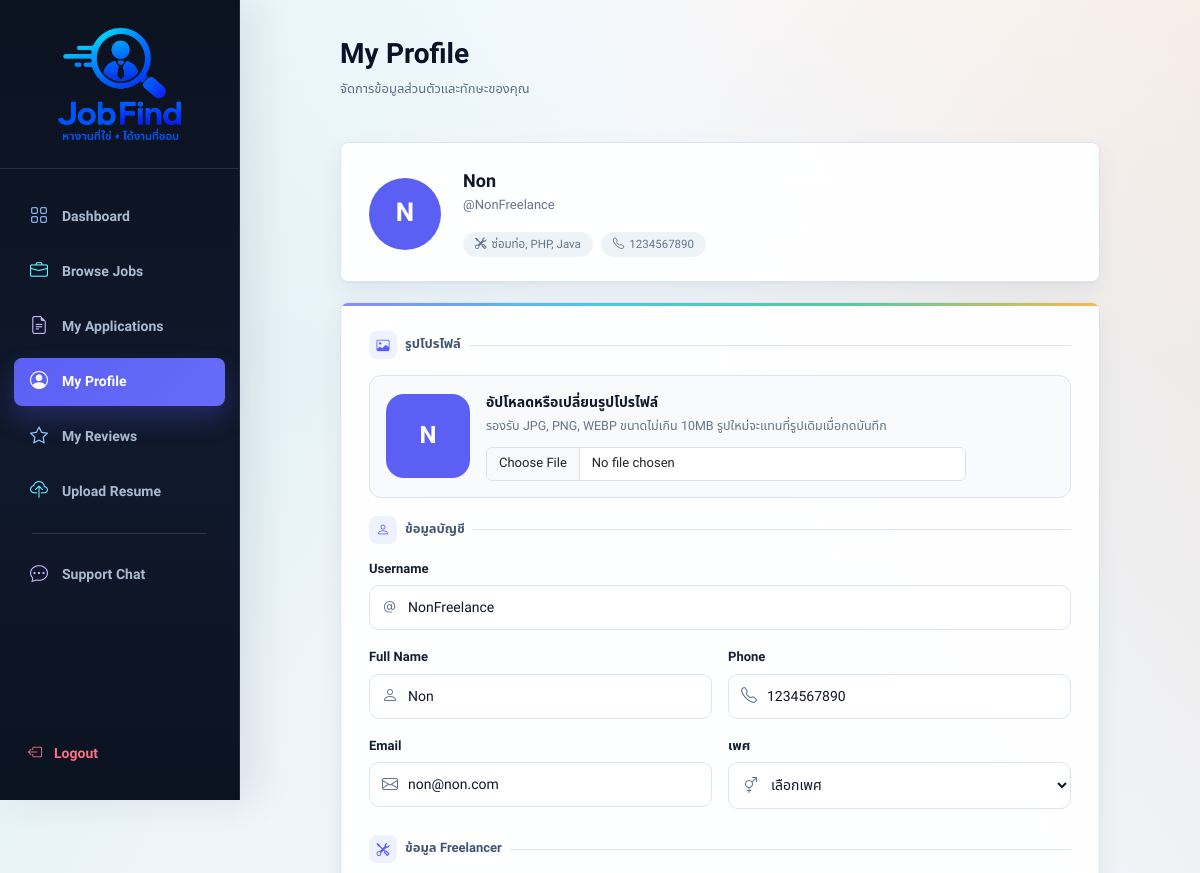
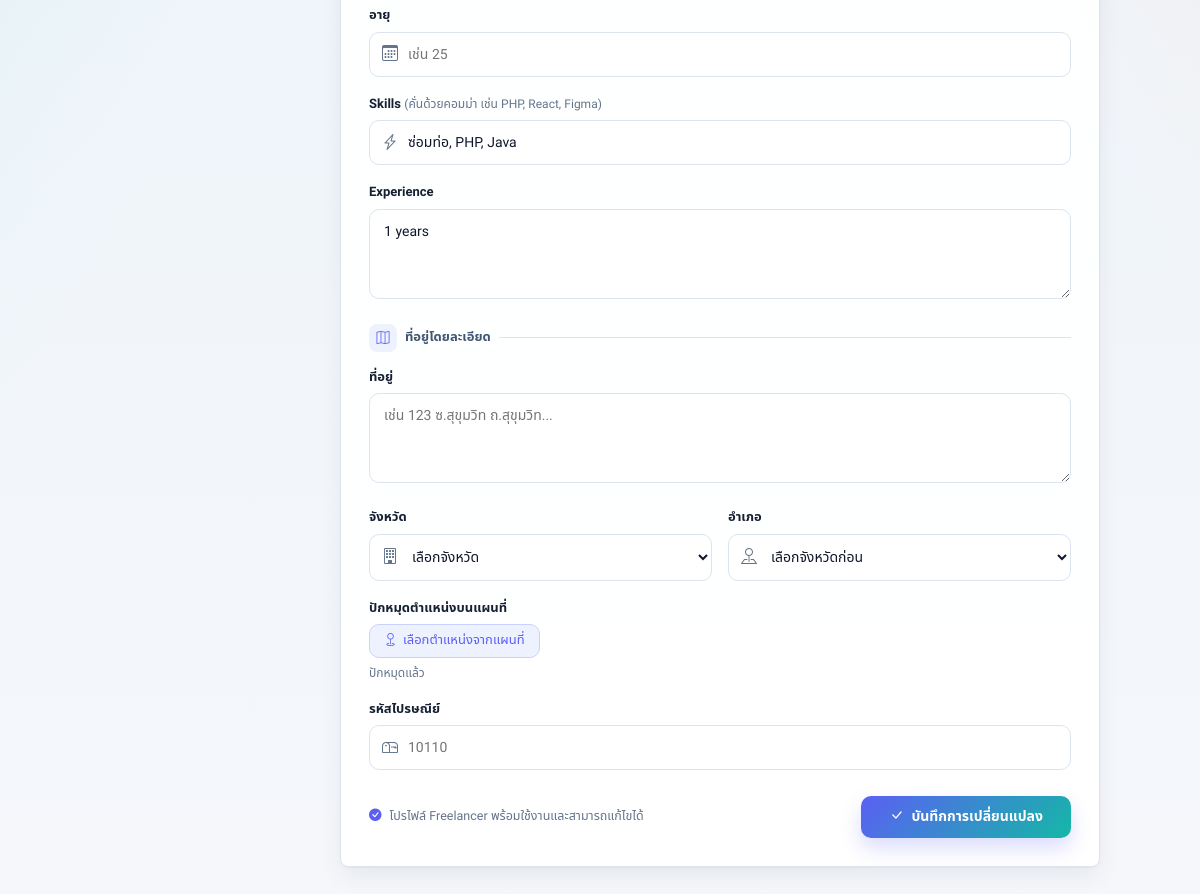
Page /freelancer/profile.php (signed in) on the committed database (2 pictures, top to bottom).
### tables this page shows
CREATE TABLE `users` (
  `user_id` int(11) NOT NULL,
  `username` varchar(50) DEFAULT NULL,
  `email` varchar(100) DEFAULT NULL,
  `password` varchar(255) DEFAULT NULL,
  `fullname` varchar(100) DEFAULT NULL,
  `phone` varchar(20) DEFAULT NULL,
  `gender` varchar(20) DEFAULT NULL,
  `role` enum('admin','employer','freelancer') DEFAULT NULL,
  `created_at` timestamp NOT NULL DEFAULT current_timestamp(),
  `latitude` double DEFAULT NULL,
  `longitude` double DEFAULT NULL,
  `company_details` text DEFAULT NULL
);

CREATE TABLE `freelancer_profile` (
  `freelancer_id` int(11) NOT NULL,
  `user_id` int(11) DEFAULT NULL,
  `skill` text DEFAULT NULL,
  `experience` text DEFAULT NULL,
  `age` int(11) DEFAULT NULL,
  `location` varchar(100) DEFAULT NULL,
  `rating` float DEFAULT 0,
  `created_at` timestamp NOT NULL DEFAULT current_timestamp()
);

### helpers/profile_image_helpers.php (called while the page is built, shortened)
<?php
function profile_initials($name, $max_chars = 1)
{
    $name = trim((string)$name);
    $max_chars = max(1, (int)$max_chars);
    $chars = [];
    if (preg_match_all('/\S/u', $name, $matches)) {
        $chars = array_slice($matches[0], 0, $max_chars);
    }
    $initials = implode('', $chars);
    if (function_exists('mb_strtoupper')) {
        return mb_strtoupper($initials, 'UTF-8');
    }
    return strtoupper($initials);
}
function profile_image_max_size()
{
    return 10 * 1024 * 1024;
}
function profile_image_max_size_label()
{
    $size_mb = profile_image_max_size() / 1024 / 1024;
    return rtrim(rtrim(number_format($size_mb, 1), '0'), '.') . 'MB';
}

### freelancer/profile.php (the view, shortened to what this page needs)
<?php
require_once __DIR__ . "/../helpers/profile_image_helpers.php";
$user_id  = $_SESSION['user_id'];
$username = $_SESSION['username'];
$user         = mysqli_query($conn,"SELECT * FROM users WHERE user_id='$user_id'");
$user_data    = mysqli_fetch_assoc($user);
$profile_image = trim($user_data['profile_image'] ?? '');
$profile      = mysqli_query($conn,"SELECT * FROM freelancer_profile WHERE user_id='$user_id'");
$profile_data = mysqli_fetch_assoc($profile);
$has_profile  = (bool)$profile_data;
if(empty($profile_data['latitude']) && !empty($user_data['latitude'])){
    $profile_data['latitude'] = $user_data['latitude'];
}
if(empty($profile_data['longitude']) && !empty($user_data['longitude'])){
    $profile_data['longitude'] = $user_data['longitude'];
}
if(empty($profile_data['preferred_radius_km'])){
    $profile_data['preferred_radius_km'] = 30;
}
$initials = profile_initials($user_data['fullname'] ?: $username);
?>
<!DOCTYPE html>
<html lang="th">
<head>
<link href="https://cdn.jsdelivr.net/npm/bootstrap@5.3.0/dist/css/bootstrap.min.css" rel="stylesheet">
<link href="https://cdn.jsdelivr.net/npm/bootstrap-icons@1.11.0/font/bootstrap-icons.css" rel="stylesheet">
<link rel="stylesheet" href="../assets/vendor/leaflet/leaflet.min.css" />
<link rel="stylesheet" href="../assets/css/freelancehub-theme.css">
</head>
<body>
<aside class="sidebar">
  <div class="sidebar-brand">
    <a href="../index.php" class="logo">
      <div class="logo-icon" style="width:132px!important;height:120px!important;min-width:132px!important;max-width:132px!important;max-height:120px!important;flex:0 0 120px!important;border-radius:0!important;background:transparent!important;padding:0!important;overflow:hidden!important;box-shadow:none!important;margin:0 auto!important;align-self:center!important;"><img class="brand-logo-img" src="../assets/images/jobfind-logo.png?v=13" alt="Job_Find logo" style="width:100%;height:100%;object-fit:contain;display:block;"></div>
    </a>
  </div>
  <nav class="sidebar-nav">
    <a href="dashboard.php" class="nav-item"><i class="bi bi-grid"></i> Dashboard</a>
    <a href="browse_jobs.php"          class="nav-item"><i class="bi bi-briefcase"></i> Browse Jobs</a>
    <a href="my_applications.php"      class="nav-item"><i class="bi bi-file-earmark-text"></i> My Applications</a>
    <a href="profile.php"           class="nav-item active"><i class="bi bi-person-circle"></i> My Profile</a>
    <a href="reviews.php"   class="nav-item"><i class="bi bi-star"></i> My Reviews</a>
    <a href="upload_resume.php"        class="nav-item"><i class="bi bi-cloud-upload"></i> Upload Resume</a>
    <div class="nav-divider"></div>
    <a href="../support/messages.php"         class="nav-item"><i class="bi bi-chat-dots"></i> Support Chat</a>
  </nav>
  <div class="sidebar-footer">
    <a href="../logout.php" class="nav-logout"><i class="bi bi-box-arrow-left"></i> Logout</a>
  </div>
</aside>
<main class="main">
<div class="content-wrap">
  <div class="topbar">
    <div>
      <h2>My Profile</h2>
      <p>จัดการข้อมูลส่วนตัวและทักษะของคุณ</p>
    </div>
  </div>
  <div class="profile-banner">
    <div class="avatar-circle">
      <?php if($profile_image !== ''): ?>
        <img src="<?php echo profile_image_src($profile_image); ?>" alt="Profile image">
      <?php else: ?>
        <?php echo $initials ?: '?'; ?>
      <?php endif; ?>
    </div>
    <div class="banner-info">
      <h3><?php echo htmlspecialchars($user_data['fullname'] ?: $username); ?></h3>
      <p>@<?php echo htmlspecialchars($username); ?></p>
      <div class="banner-tags">
        <?php if(!empty($profile_data['skill'])): ?>
        <span class="btag"><i class="bi bi-tools"></i><?php echo htmlspecialchars($profile_data['skill']); ?></span>
        <?php endif; ?>
        <?php if(!empty($user_data['phone'])): ?>
        <span class="btag"><i class="bi bi-telephone"></i><?php echo htmlspecialchars($user_data['phone']); ?></span>
        <?php endif; ?>
      </div>
    </div>
  </div>
  <form method="POST" enctype="multipart/form-data">
  <div class="form-card">
    <div class="section-title"><i class="bi bi-image"></i> รูปโปรไฟล์</div>
    <div class="profile-image-editor">
      <div class="profile-image-preview">
        <?php if($profile_image !== ''): ?>
          <img src="<?php echo profile_image_src($profile_image); ?>" alt="Profile image preview">
        <?php else: ?>
          <?php echo $initials ?: '?'; ?>
        <?php endif; ?>
      </div>
      <div class="profile-image-copy">
        <strong>อัปโหลดหรือเปลี่ยนรูปโปรไฟล์</strong>
        <p>รองรับ JPG, PNG, WEBP ขนาดไม่เกิน <?php echo profile_image_max_size_label(); ?> รูปใหม่จะแทนที่รูปเดิมเมื่อกดบันทึก</p>
        <input class="form-control profile-file-input" type="file" name="profile_image" accept="image/jpeg,image/png,image/webp">
      </div>
    </div>
    <div class="section-title"><i class="bi bi-person"></i> ข้อมูลบัญชี</div>
    <div class="field-group">
      <label>Username</label>
      <div class="input-icon-wrap">
        <input class="form-input" type="text" name="username"
               value="<?php echo htmlspecialchars($username); ?>"
               placeholder="username" required maxlength="50">
      </div>
    </div>
    <div class="two-col">
      <div class="field-group">
        <label>Full Name</label>
        <div class="input-icon-wrap">
          <input class="form-input" type="text" name="fullname"
                 value="<?php echo htmlspecialchars($user_data['fullname']); ?>"
                 placeholder="ชื่อ-นามสกุล">
        </div>
      </div>
      <div class="field-group">
        <label>Phone</label>
        <div class="input-icon-wrap">
          <input class="form-input" type="text" name="phone"
                 value="<?php echo htmlspecialchars($user_data['phone']); ?>"
                 placeholder="0xx-xxx-xxxx">
        </div>
      </div>
    </div>
    <div class="two-col">
      <div class="field-group">
        <label>Email</label>
        <div class="input-icon-wrap">
          <input class="form-input" type="email" name="email"
                 value="<?php echo htmlspecialchars($user_data['email']); ?>"
                 placeholder="email@example.com" required>
        </div>
      </div>
      <div class="field-group">
        <label>เพศ</label>
        <div class="input-icon-wrap">
          <select class="form-input" name="gender">
            <option value="">เลือกเพศ</option>
          </select>
        </div>
      </div>
    </div>
    <div class="section-title" style="margin-top:8px;"><i class="bi bi-tools"></i> ข้อมูล Freelancer</div>
    <div class="field-group">
      <label>อายุ</label>
      <div class="input-icon-wrap">
        <input class="form-input" type="number" name="age"
               min="1" max="120" inputmode="numeric"
               value="<?php echo htmlspecialchars($profile_data['age'] ?? ''); ?>"
               placeholder="เช่น 25">
      </div>
    </div>
    <div class="field-group">
      <label>Skills <span>(คั่นด้วยคอมม่า เช่น PHP, React, Figma)</span></label>
      <div class="input-icon-wrap">
        <input class="form-input" type="text" name="skill"
               value="<?php echo htmlspecialchars($profile_data['skill']); ?>"
               placeholder="เช่น PHP, JavaScript, Figma">
      </div>
    </div>
    <div class="field-group">
      <label>Experience</label>
      <textarea class="form-input" name="experience"
                placeholder="เล่าประสบการณ์การทำงานของคุณ..."><?php echo htmlspecialchars($profile_data['experience']); ?></textarea>
    </div>
    <div class="section-title" style="margin-top:16px;"><i class="bi bi-map"></i> ที่อยู่โดยละเอียด</div>
    <div class="field-group">
      <label>ที่อยู่</label>
      <textarea class="form-input" name="address" placeholder="เช่น 123 ซ.สุขุมวิท ถ.สุขุมวิท..."><?php echo htmlspecialchars($profile_data['address'] ?? ''); ?></textarea>
    </div>
    <div class="two-col">
      <div class="field-group">
        <label>จังหวัด</label>
        <div class="input-icon-wrap">
          <select class="form-input" name="province" id="profile-province">
            <option value="">เลือกจังหวัด</option>
          </select>
        </div>
      </div>
      <div class="field-group">
        <label>อำเภอ</label>
        <div class="input-icon-wrap">
          <select class="form-input" name="district" id="profile-district" disabled>
            <option value="">เลือกจังหวัดก่อน</option>
          </select>
        </div>
      </div>
    </div>
    <div class="field-group">
      <label>ปักหมุดตำแหน่งบนแผนที่</label>
      <button type="button" class="btn-open-map" onclick="openMapModal()">
        <i class="bi bi-geo"></i> เลือกตำแหน่งจากแผนที่
      </button>
      <div class="coord-display" id="coord-display">
        <?php
          if (!empty($profile_data['latitude']) && !empty($profile_data['longitude'])) {
            echo "ปักหมุดแล้ว";
          } else {
            echo "ยังไม่ได้ปักหมุด";
          }
        ?>
      </div>
    </div>
    <div class="field-group">
      <label>รหัสไปรษณีย์</label>
      <div class="input-icon-wrap">
        <input class="form-input" type="text" name="postal_code" id="profile-postal-code"
               value="<?php echo htmlspecialchars($profile_data['postal_code'] ?? ''); ?>"
               placeholder="10110">
      </div>
    </div>
    <div class="profile-actions">
      <div class="profile-status">
        <?php if($has_profile): ?>
          <i class="bi bi-check-circle-fill"></i> โปรไฟล์ Freelancer พร้อมใช้งานและสามารถแก้ไขได้
        <?php else: ?>
          <i class="bi bi-info-circle-fill"></i> ยังไม่ได้ตั้งโปรไฟล์ กดบันทึกเพื่อสร้างโปรไฟล์ใหม่
        <?php endif; ?>
      </div>
      <button type="submit" name="update" class="btn-save">
        <i class="bi bi-check-lg"></i> <?php echo $has_profile ? 'บันทึกการเปลี่ยนแปลง' : 'สร้างโปรไฟล์'; ?>
      </button>
    </div>
  </div>
  </form>
</div>
</main>
</body>
</html>

### rows in the picture
users: fullname "N", fullname "Non", phone "1234567890", email "non@non.com"
freelancer_profile: skill "ซ่อมท่อ, PHP, Java", experience "1 years"

### other values in the picture
$username "NonFreelance"
profile_image_max_size_label() "10MB"
